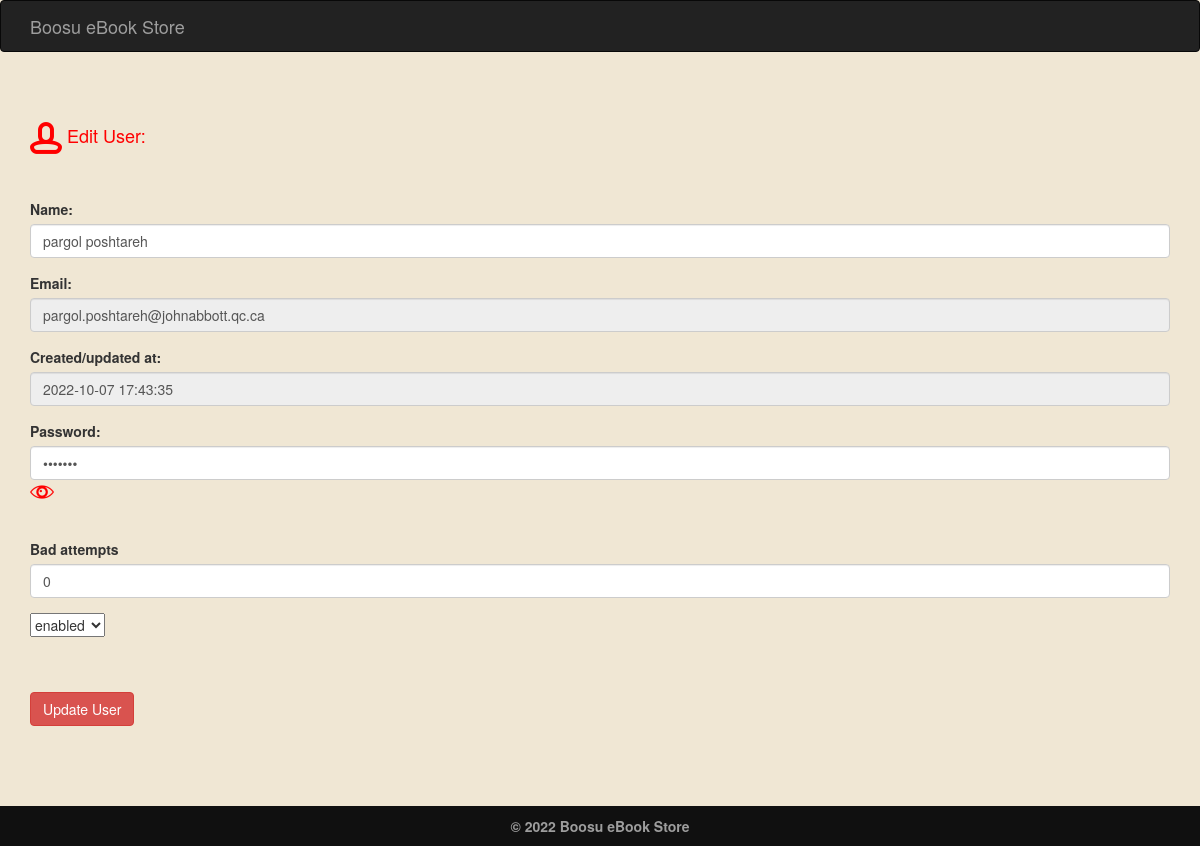
Screenshot of /admin/edituser.php?id=1 with the database file from the repository.
### tables this page shows
CREATE TABLE `users` (
  `id` int NOT NULL AUTO_INCREMENT,
  `name` varchar(255) NOT NULL,
  `email` varchar(255) NOT NULL,
  `password` varchar(255) NOT NULL,
  `pass` varchar(255) NOT NULL,
  `attempt` int DEFAULT 0,
  `created` DATETIME DEFAULT CURRENT_TIMESTAMP ON UPDATE CURRENT_TIMESTAMP,
  `status` varchar(255) DEFAULT 'enabled',
   UNIQUE (`email`),
   constraint `pk_users` primary key (`id` asc)
);

### admin/edituser.php (the view, shortened to what this page needs)
<?php
 include_once "../connection.php";
 $id = $_GET['id'];
 $query = "SELECT * FROM users WHERE id='$id'";
 $result = mysqli_query($conn ,$query);
 $arr_user = mysqli_fetch_array($result);
 $name = $arr_user['name'];
 $email = $arr_user['email'];
 $pass = $arr_user['pass'];
 $date = $arr_user['created'];
 $status = $arr_user['status'];
 $attempt = $arr_user['attempt'];
?>
<!DOCTYPE html>
<html lang="en">
<head>
        <link rel="stylesheet" href="https://maxcdn.bootstrapcdn.com/bootstrap/3.4.1/css/bootstrap.min.css">
        <link rel="stylesheet" href="../css/style.css" type="text/css">
</head>
<body>
    <?php
        require 'header.php';
    ?>
        <br><br><br>
    <div class="container">
        <h4 style="color:red;"><img src="../images/user.png" alt="user"/> Edit User:</h4><br>
        <form action="edituser_submit.php" method="POST" name = "form">
            <div class="form-group">
                <label for="name">Name:</label><br>
                <input type="text" class="form-control" name="name" id="name" value="<?php echo $name; ?>" pattern="^((\b[a-zA-Z\-\.]{2,})\s*){2,}$" required>
            </div>
            <div class="form-group">
                <label for="email">Email:</label><br>
                <input type="email" class="form-control" name="email" id = "email" value="<?php echo $email; ?>" disabled>
            </div>
            <div class="form-group">
                <label for="created">Created/updated at:</label><br>
                <input type="text" class="form-control" name="created" id = "created" value="<?php echo $date; ?>" disabled>
            </div>
            <div class="form-group">
                <label for="password">Password:</label><br>
                <input type="password" class="form-control" name="password" id="password" value="<?php echo $pass; ?>" pattern=".{7,}" required>
                     <img src="../images/eye.png" onclick="myFunction()"/>
            </div>
            <br>
            <div class="form-group">
                <label for="attempt">Bad attempts</label><br>
                <input type="text" class="form-control" name="attempt" id = "attempt" value="<?php echo $attempt; ?>" required>
            </div>
            <div class="form-group">
                <select name="status">
                    <option value="<?php echo $status; ?>"><?php echo $status; ?></option>
                </select>
            </div>
            <br><br>
            <input type="submit" name="submit" value="Update User" class="btn btn-danger">
        </form><br>
    </div>
           <br><br><br><br><br>
    <?php
        require 'footer.php';
    ?>
</body>
</html>

### css/style.css (style rules this page uses)
html { min-height:100%; position:relative; }
body { background-color:rgba(239, 230, 209, 0.925); }

### rows the page displays
users: name "pargol poshtareh", email "pargol.poshtareh@johnabbott.qc.ca", created "2022-10-07 17:43:35", attempt "0", status "enabled"
